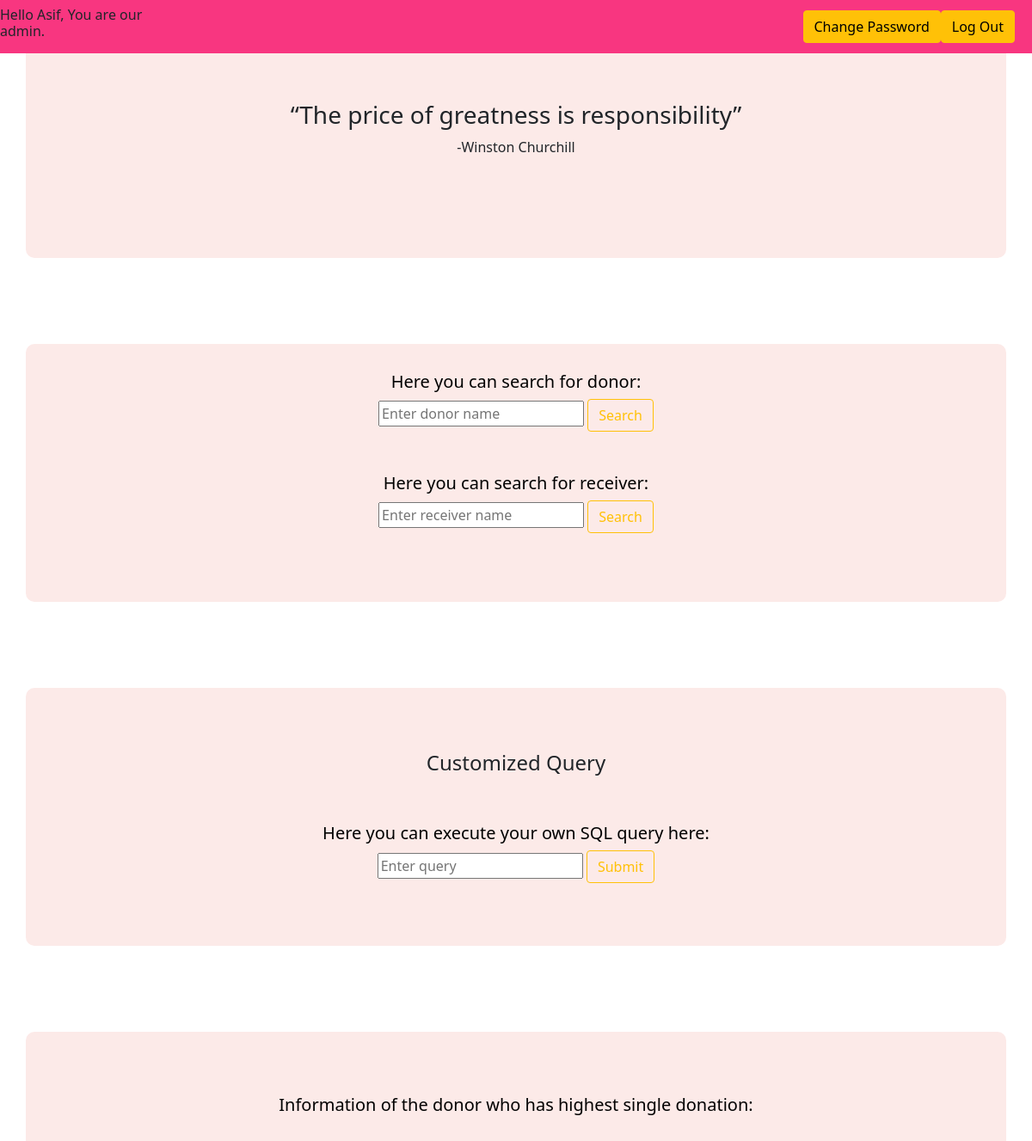
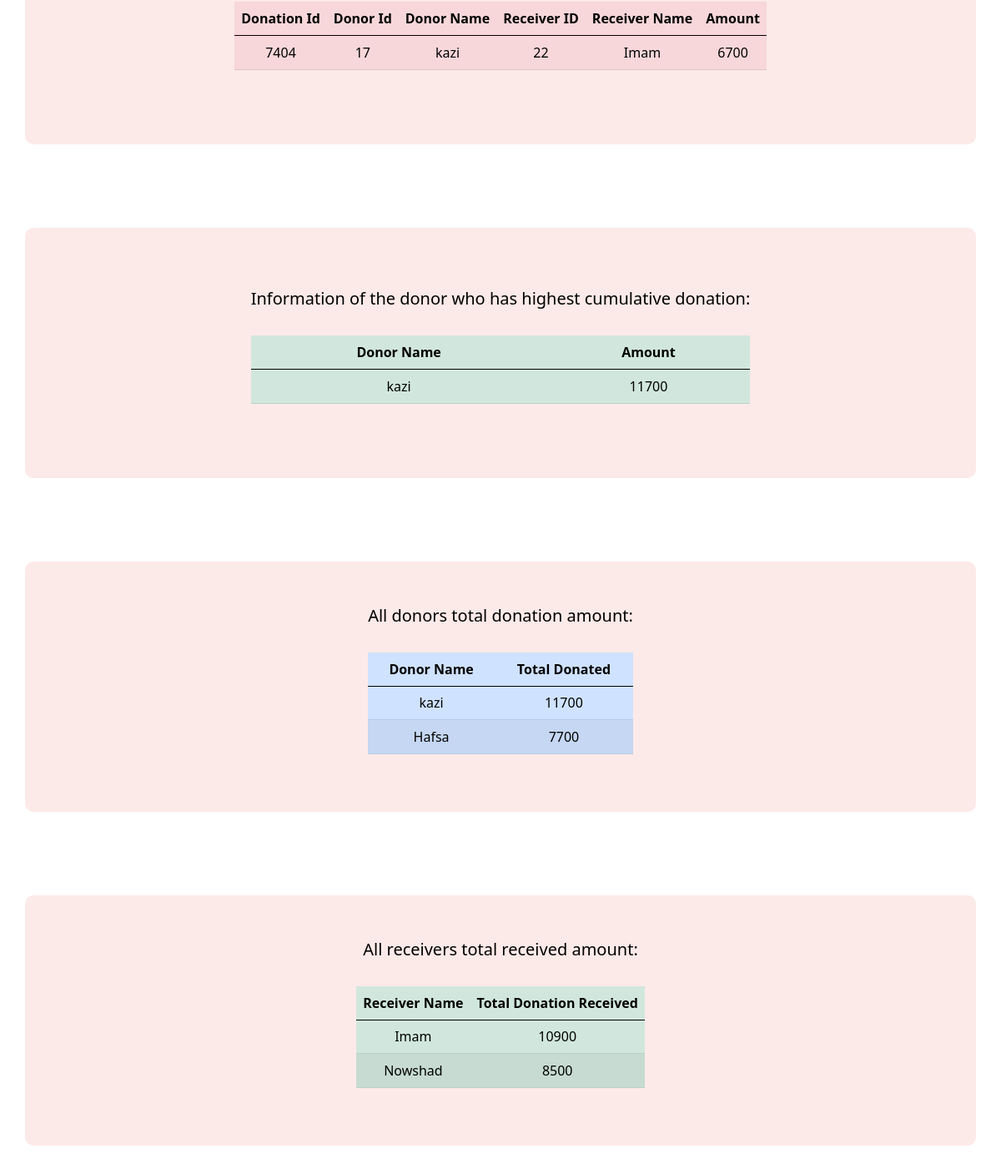
The app's page /admin_dashboard.php (signed in) with its own data (2 pictures, top to bottom).
### tables this page shows
CREATE TABLE `donation_details_1` (
  `donation_id` int(11) NOT NULL,
  `donor_id` int(11) NOT NULL,
  `receiver_id` int(11) NOT NULL,
  `amount` int(11) NOT NULL,
  `trx_id` int(11) NOT NULL,
  `account` int(11) NOT NULL,
  `donor_name` varchar(30) NOT NULL,
  `receiver_name` varchar(30) NOT NULL
);

CREATE TABLE `users` (
  `user_id` int(11) NOT NULL,
  `user_first_name` varchar(30) NOT NULL,
  `user_last_name` varchar(30) NOT NULL,
  `user_password` varchar(100) NOT NULL,
  `user_type` varchar(30) DEFAULT NULL,
  `user_email` varchar(255) DEFAULT NULL
);

### admin_dashboard.php (the view, shortened to what this page needs)
<?php
 include("connection.php");
?>
<!DOCTYPE html>
<html lang="en">
<head>
    <link href="https://cdn.jsdelivr.net/npm/bootstrap@5.0.2/dist/css/bootstrap.min.css" rel="stylesheet">
    <link rel="stylesheet" href="style.css">
</head>
<body>
<div>
<nav class="navbar navbar-expand-lg navbar-light navbar-custom fixed-top">
<h6>Hello <?php echo $_SESSION['user_first_name'] ?>, You are our admin.</h6>
      <div class="container-fluid">
        <div
          class="collapse navbar-collapse justify-content-end"
          id="navbarScroll"
        >
          <ul
            class="navbar-nav me-2 my-2 my-lg-0 navbar-nav-scroll"
            style="--bs-scroll-height: 100px"
          >
          <li class="nav-item">
              <a href="change_password.php" class="btn btn-warning" role="button"
                >Change Password</a
              >
            <li class="nav-item">
              <a href="logout.php" class="btn btn-warning" role="button"
                >Log Out</a
              >
            </li>
          </ul>
        </div>
      </div>
    </nav>
</div>
<div class="container d-flex align-items-center justify-content-center color-bg text-center" id="whoweare">
    <div>
        <h3>“The price of greatness is responsibility”</h3>
        <h8>-Winston Churchill</h8>
    </div>
</div>
<div class="container d-flex align-items-center justify-content-center color-bg text-center" id="whoweare">
    <div>
      <form action="admin_dashboard.php" method='POST'>
      <h5>Here you can search for donor:</h5>
          <input class="form-control-outline-warning mr-sm-2" type="search" placeholder="Enter donor name" aria-label="Search" name="search_donor">
          <button class="btn btn-outline-warning my-2 my-sm-0 " type="submit" name='submit1'>Search</button>
          <br>
          <br>
          <br>
          <h5>Here you can search for receiver:</h5>
          <input class="form-control-outline-warning mr-sm-2" type="search" placeholder="Enter receiver name" aria-label="Search" name="search_receiver">
          <button class="btn btn-outline-warning my-2 my-sm-0 " type="submit" name="submit2">Search</button>
          <br>
          <br>
          <br>
      </form>
    </div>
</div>
<div class="container d-flex align-items-center justify-content-center color-bg text-center" id="whoweare">
    <div>
      <form action="admin_dashboard.php"method="POST">
      <h4>Customized Query</h4>
        <br>
        <br>
        <h5>Here you can execute your own SQL query here:</h5>
        <input class="form-control-outline-warning mr-sm-2" type="text" placeholder="Enter query" aria-label="Search" name="customized_query">
        <button class="btn btn-outline-warning my-2 my-sm-0 " type="submit" name='submit3'>Submit</button>
      </form>
    </div>
</div>
<div class="container d-flex align-items-center justify-content-center color-bg text-center" id="whoweare">
    <div class>
        <h5>Information of the donor who has highest single donation:</h5>
        <br>
        <table class="table table-striped table-danger" >
          <thead>
            <tr>
              <th scope="col " class="text-center">Donation Id</th>
              <th scope="col " class="text-center">Donor Id</th>
              <th scope="col " class="text-center">Donor Name</th>
              <th scope="col " class="text-center">Receiver ID </th>
              <th scope="col " class="text-center">Receiver Name </th>
              <th scope="col " class="text-center">Amount </th>
            </tr>
          </thead>
          <tbody>
            <tr class="td-text">
              <?php
								$sql= "SELECT donation_id,donor_id,receiver_id,amount,donor_name,receiver_name FROM donation_details_1 WHERE amount=(SELECT MAX(amount) FROM donation_details_1)";
								$res=mysqli_query($conn, $sql);
                while ($row= mysqli_fetch_assoc($res)){
									$sql2="SELECT user_first_name FROM users WHERE user_id={$row['donor_id']}";
									$sql3="SELECT user_first_name FROM users WHERE user_id={$row['receiver_id']}";
									$res2= mysqli_query($conn, $sql2);
									$res3= mysqli_query($conn, $sql3);
									$row2= mysqli_fetch_assoc($res2);
									$row3= mysqli_fetch_assoc($res3);
									echo "<tr><td>{$row["donation_id"]}</td><td>{$row["donor_id"]}<td>{$row2["user_first_name"]}</td><td>{$row["receiver_id"]}</td><td>{$row3["user_first_name"]}</td><td>{$row["amount"]}</td></tr>";
								}
								echo "</table>";
              ?>
    </div>
</div>
<div class="container d-flex align-items-center justify-content-center color-bg text-center" id="whoweare">
    <div>
        <h5>Information of the donor who has highest cumulative donation:</h5>
        <br>
        <table class="table table-striped table-success" >
          <thead>
            <tr>
              <th scope="col " class="text-center">Donor Name</th>
              <th scope="col " class="text-center">Amount</th>
            </tr>
          </thead>
          <tbody>
            <tr class="td-text">
              <?php
								$sql= "SELECT donor_id, SUM(amount) AS sum FROM donation_details_1 WHERE donor_id=(SELECT donor_id FROM donation_details_1 WHERE amount=(SELECT MAX(amount) FROM donation_details_1))";
								$res=mysqli_query($conn, $sql);
								while ($row= mysqli_fetch_assoc($res)){
									$sql2="SELECT user_first_name FROM users WHERE user_id={$row['donor_id']}";
									$res2= mysqli_query($conn, $sql2);
									$row2= mysqli_fetch_assoc($res2);
									echo "<tr><td>{$row2["user_first_name"]}</td><td>{$row["sum"]}</td></tr>";
								}
								echo "</table>";
              ?>
    </div>
</div>
<div class="container d-flex align-items-center justify-content-center color-bg text-center" id="whoweare">
    <div>
        <h5>All donors total donation amount:</h5>
        <br>
        <table class="table table-striped table-primary" >
          <thead>
            <tr >
              <th scope="col " class="text-center">Donor Name</th>
              <th scope="col " class="text-center">Total Donated</th>
            </tr>
          </thead>
          <tbody>
            <tr class="td-text">
            <?php
              $sql= "SELECT donor_name, SUM(amount) AS sum FROM donation_details_1 GROUP by donor_id ORDER BY sum DESC";
              $res=mysqli_query($conn, $sql);
              while ($row= mysqli_fetch_assoc($res)){
                echo "<tr><td>{$row["donor_name"]}</td><td>{$row["sum"]}</td></tr>";
              }
              echo "</table>";
            ?>
    </div>
</div>
<div class="container d-flex align-items-center justify-content-center color-bg text-center" id="whoweare">
    <div>
        <h5>All receivers total received amount:</h5>
        <br>
        <table class="table table-striped table-success" >
          <thead>
            <tr >
              <th scope="col " class="text-center">Receiver Name</th>
              <th scope="col " class="text-center">Total Donation Received</th>
            </tr>
          </thead>
          <tbody>
            <tr class="td-text">
            <?php
              $sql= "SELECT receiver_name, SUM(amount) AS sum FROM donation_details_1 GROUP by receiver_id ORDER BY sum DESC";
              $res=mysqli_query($conn, $sql);
              while ($row= mysqli_fetch_assoc($res)){
                echo "<tr><td>{$row["receiver_name"]}</td><td>{$row["sum"]}</td></tr>";
              }
              echo "</table>";
            ?>
    </div>
</div>
</body>
</html>

### style.css (style rules this page uses)
.navbar-custom { background-color: #f83680; }
.container { margin-bottom: 100px; }
.color-bg { background-color: #fceae8; border-radius: 10px; }
#whoweare { height: 300px; }
#whoweare h5 { color: black; }

### records on screen
donation_details_1: donation_id "7404", donor "17", users.user_first_name "kazi", receiver "22", users.user_first_name "Imam", amount "6700"
users: user_first_name "kazi"

### other values on screen
$_SESSION['user_first_name'] "Asif"
$row["sum"] "11700"
$row["donor_name"] "kazi"
$row["donor_name"] "Hafsa"
$row["sum"] "7700"
$row["receiver_name"] "Imam"
$row["sum"] "10900"
$row["receiver_name"] "Nowshad"
$row["sum"] "8500"
